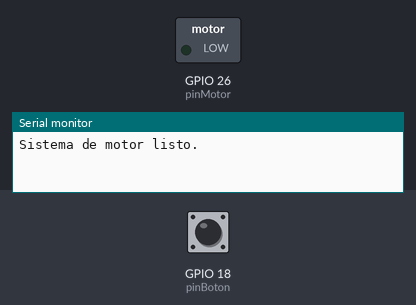
Bench run of a sketch on a simulated ESP32. Parts: switched loads named in the sketch (green lamp = pin HIGH), the last lines printed to the serial monitor. Inputs (shaded band) come from the test bench; at power-on: GPIO 18 (pinBoton) HIGH.

Above: at 1.2 s.
1.3 s: GPIO 18 (pinBoton) pulled LOW for 0.15 s
At 1.38 s:
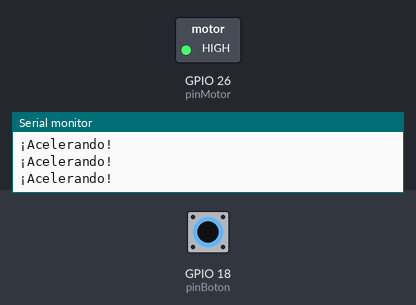
2.9 s: GPIO 18 (pinBoton) pulled LOW for 3.2 s
At 7.1 s:
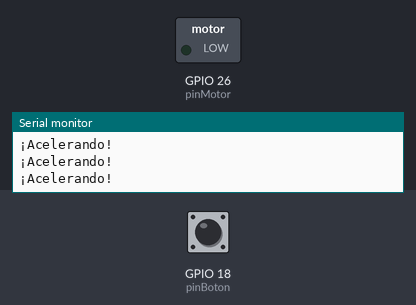
Timing chart, 0 to 8.6 s (numbered marks = the images above; inputs shaded):
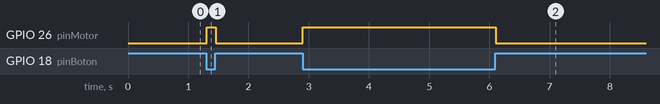

Measured:
- after the input at 1.3 s, GPIO 26 (pinMotor): LOW → HIGH at once, → LOW 0.15 s later
- after the input at 2.9 s, GPIO 26 (pinMotor): LOW → HIGH at once, → LOW 3.2 s later

The sketch:

sensor_humedad.ino
```cpp
// Definimos los pines
const int pinMotor = 26; // Pin que enviará la señal al transistor
const int pinBoton = 18; // Pin del botón

void setup() {
  Serial.begin(115200);

  // Configuramos el pin del motor como salida
  pinMode(pinMotor, OUTPUT);

  // Usamos la resistencia interna del ESP32 para el botón
  pinMode(pinBoton, INPUT_PULLUP);

  // Nos aseguramos de que el motor empiece apagado
  digitalWrite(pinMotor, LOW);
  Serial.println("Sistema de motor listo.");
}

void loop() {
  // Leemos el estado del botón
  int estadoBoton = digitalRead(pinBoton);

  // Como usamos INPUT_PULLUP, LOW significa que el botón está presionado
  if (estadoBoton == LOW) {
    digitalWrite(pinMotor, HIGH); // Enciende el motor
    Serial.println("¡Acelerando!");
  } else {
    digitalWrite(pinMotor, LOW);  // Apaga el motor
  }

  delay(10); // Pequeña pausa para dar estabilidad a la lectura
}
```
